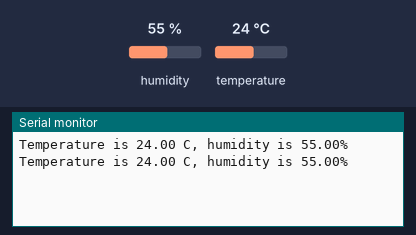
This sketch was run on a simulated ESP32. Shown: the last lines printed to the serial monitor. Wiring (inferred from the names in the program): AHT10/20 sensor at I2C address 0x38. The inputs (shaded band) are chosen by the test bench; at power-on: humidity 55 %, temperature 24 °C.

Above: at 4.9 s.
5.0 s: humidity set to 22 %
At 6.9 s:
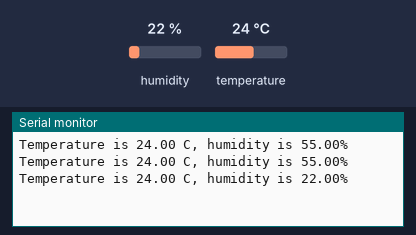
8.1 s: temperature set to 12 °C
At 8.9 s:
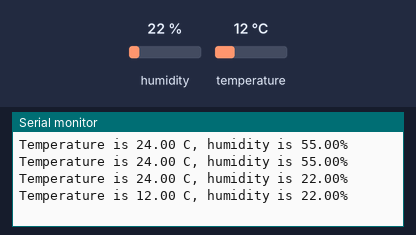
11.2 s: humidity set to 40 %
At 13.9 s:
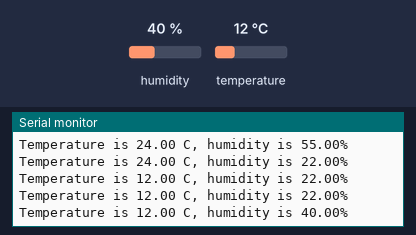
Timing chart, 0 to 15.4 s (numbered marks = the images above; inputs shaded):
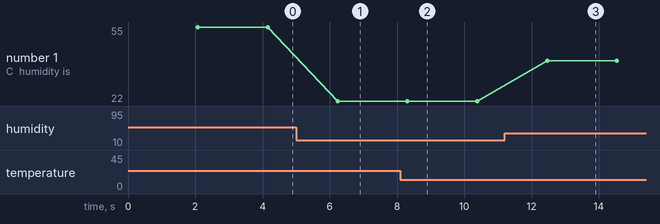

Measured:
- after the input at 5.0 s, the serial monitor: prints a new line after 1.2 s (image 1)
- after the input at 8.1 s, the serial monitor: prints a new line after 0.21 s (image 2)
- after the input at 11.2 s, the serial monitor: prints a new line after 1.3 s (image 3)
- plotted number 1: 55 → 22 after the input at 5.0 s, 22 → 40 after the input at 11.2 s

The sketch:

AHT108266.ino
```cpp
#include "AHT108266.h"
#include <Arduino.h>
#include <Wire.h>

void setup() {
  Serial.begin(115200);
  Serial.println();

  Wire.begin();
  if (! AHT10::begin()) {
    Serial.println(F("AHT10 not detected!"));
    Serial.flush();
    ESP.deepSleep(0);
  }
}

void loop() {
  float temp, hum;

  delay(2000);
  if (AHT10::measure(&temp, &hum)) {
    Serial.print(F("Temperature is "));
    Serial.print(temp);
    Serial.print(F(" C, humidity is "));
    Serial.print(hum);
    Serial.println('%');
  } else {
    Serial.println(F("AHT10 read error!"));
  }
}
```

AHT108266.cpp
```cpp
#include <Arduino.h>
#include <Wire.h>
#include "AHT108266.h"

static const uint8_t AHT10_ADDR = 0x38;

bool AHT10::begin() {
  Wire.beginTransmission(AHT10_ADDR);
  Wire.write(0xE1);
  Wire.write(0x08);
  Wire.write(0x00);
  return Wire.endTransmission() == 0;
}

bool AHT10::reset() {
  Wire.beginTransmission(AHT10_ADDR);
  Wire.write(0xBA);
  return Wire.endTransmission() == 0;
}

bool AHT10::measure(float *temp, float *hum) {
  uint8_t data[6];
  uint32_t d;

  Wire.beginTransmission(AHT10_ADDR);
  Wire.write(0xAC);
  Wire.write(0x33);
  Wire.write(0x00);
  if (Wire.endTransmission())
    return false;
  delay(75);
  if ((Wire.requestFrom(AHT10_ADDR, (uint8_t)6) != 6) || (Wire.readBytes(data, 6) != 6))
    return false;
  if (temp) {
    d = ((uint32_t)(data[3] & 0x0F) << 16) | ((uint32_t)data[4] << 8) | data[5];
    *temp = (float)d * 200 / 1048576 - 50;
  }
  if (hum) {
    d = ((uint32_t)data[1] << 12) | ((uint32_t)data[2] << 4) | (data[3] >> 4);
    *hum = (float)d * 100 / 1048576;
  }
  return true;
}

float AHT10::getTemperature() {
  float result;

  if (! measure(&result, NULL))
    result = NAN;
  return result;
}

float AHT10::getHumidity() {
  float result;

  if (! measure(NULL, &result))
    result = NAN;
  return result;
}
```

AHT108266.h
```cpp
#ifndef __AHT10_H
#define __AHT10_H

class AHT10 {
public:
  static bool begin();
  static bool reset();
  static bool measure(float *temp, float *hum);
  static float getTemperature();
  static float getHumidity();
};

#endif
```
